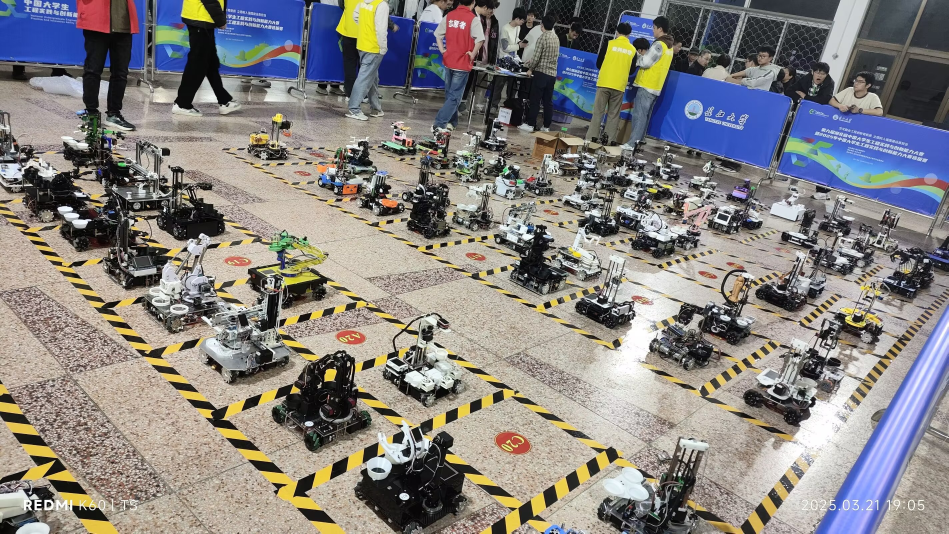
#> input picture materials/工训赛AI凸轮设计APP最新版/第九届资料/20250204 湖北省/Image_418488027470409.jpg, 2845 x 1600 px (shown at 1/3 size)
$ python -i color_segmentation.py   (imports and definitions only)
#> lines starting #> are read from the running program, lines starting #| are printed output that depends on the picture; after the words box and inside, x2 and y2 are one past the last pixel; in counts of white or black regions, pixels touching at a corner belong together
#> further down, picture is the input picture: shape (1600, 2845, 3); mean B, G, R 128.1, 130.3, 133.8
import numpy as np
import matplotlib.pyplot as plt
from matplotlib.image import imread
import os
from scipy import ndimage
from matplotlib.widgets import Slider

# 导入生成随机红色色块的函数
try:
    from random_red_blocks import generate_random_red_blocks
except ImportError:
    # 如果无法导入，直接在文件中定义该函数
    import random
    # [51 lines left out: functions generate_random_red_blocks, load_image, not called in this run]

def segment_colors(image):
    """使用numpy区分图像中的红色和黄色区块，并进行去噪处理"""
    # 获取图像尺寸
    height, width, channels = image.shape
#> height = 1600; width = 2845; channels = 3

    # 将图像归一化到[0, 1]范围用于处理
    norm_image = image / 255.0

    # 定义RGB颜色阈值（归一化后的值）
    # 红色区域：R > G 且 R > B 且 R > 0.5 且 G < 0.5
    red_mask = (norm_image[:, :, 0] > norm_image[:, :, 1]) & \
               (norm_image[:, :, 0] > norm_image[:, :, 2]) & \
               (norm_image[:, :, 0] > 0.5) & \
               (norm_image[:, :, 1] < 0.5)
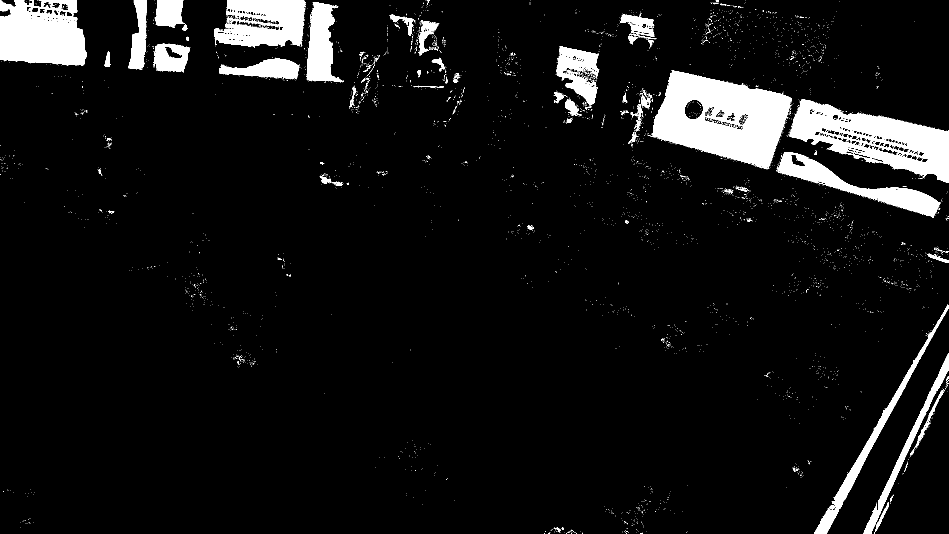
#> red_mask: shape (1600, 2845) bool (shown at 1/3 size); 7% white; 5227 white regions (5126 under 20 px), largest, box (x1, y1, x2, y2) and area: (1955, 211, 2375, 507) 73698, (2369, 298, 2845, 549) 51133, (0, 0, 259, 197) 40540

    # 黄色区域：R > 0.5, G > 0.5, B < 0.5 且 R ≈ G 且 不在红色区域内
    yellow_mask = (norm_image[:, :, 0] > 0.5) & \
                  (norm_image[:, :, 1] > 0.5) & \
                  (norm_image[:, :, 2] < 0.5) & \
                  (np.abs(norm_image[:, :, 0] - norm_image[:, :, 1]) < 0.3) & \
                  (~red_mask)
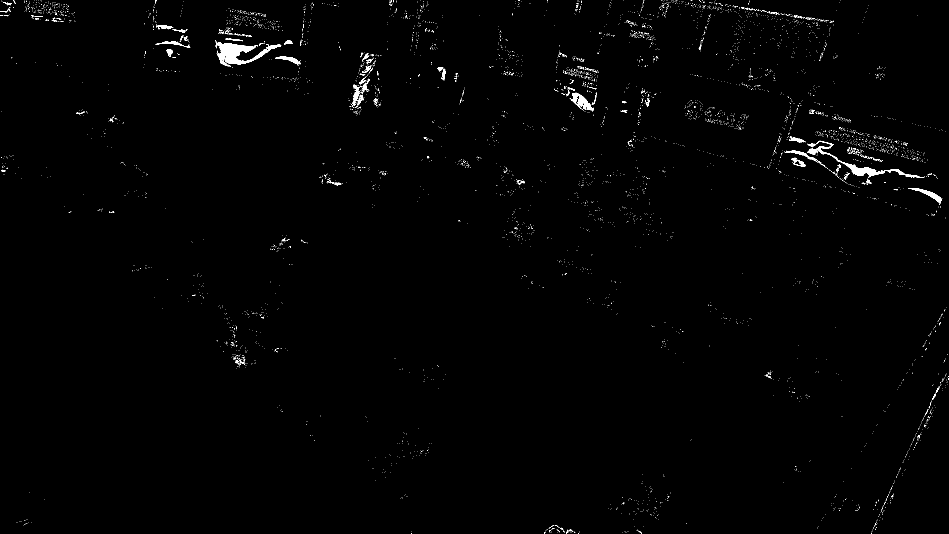
#> yellow_mask: shape (1600, 2845) bool (shown at 1/3 size); 0.64% white; 6192 white regions (6117 under 20 px), largest, box (x1, y1, x2, y2) and area: (647, 120, 844, 201) 5281, (2422, 422, 2772, 534) 3622, (1709, 278, 1781, 334) 1386

    # 去噪处理：使用形态学操作去除小噪点
    # 定义结构元素
    structure = np.ones((3, 3))

    # 对红色区域进行去噪
    red_mask = ndimage.binary_opening(red_mask, structure=structure)
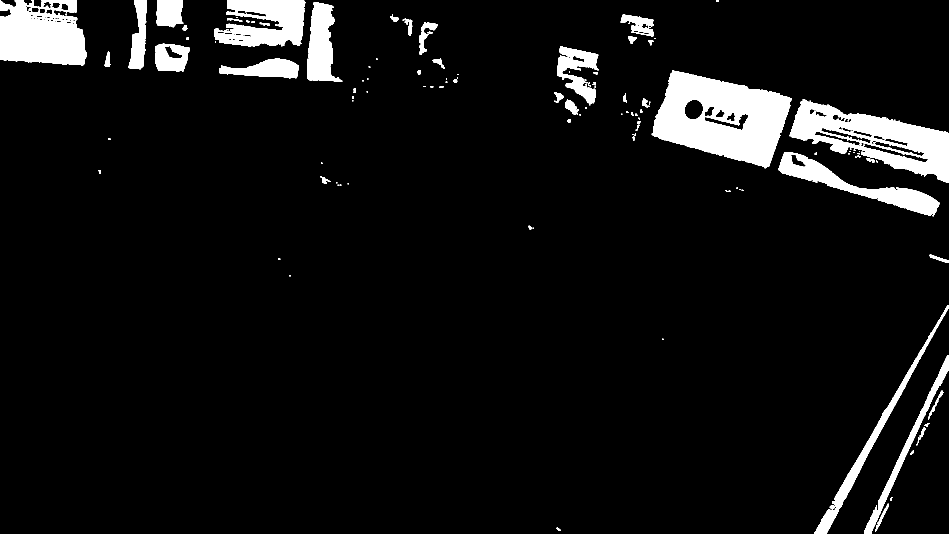
#> red_mask: shape (1600, 2845) bool (shown at 1/3 size); 6.6% white; 161 white regions (69 under 20 px), largest, box (x1, y1, x2, y2) and area: (1955, 212, 2375, 505) 73254, (2369, 298, 2845, 549) 48480, (0, 0, 259, 196) 39864
    red_mask = ndimage.binary_closing(red_mask, structure=structure)
#> red_mask: shape (1600, 2845) bool; 6.6% white; 110 white regions (37 under 20 px), largest, box (x1, y1, x2, y2) and area: (1955, 212, 2375, 505) 73394, (2369, 298, 2844, 549) 48856, (1, 1, 259, 196) 39875

    # 对黄色区域进行去噪
    yellow_mask = ndimage.binary_opening(yellow_mask, structure=structure)
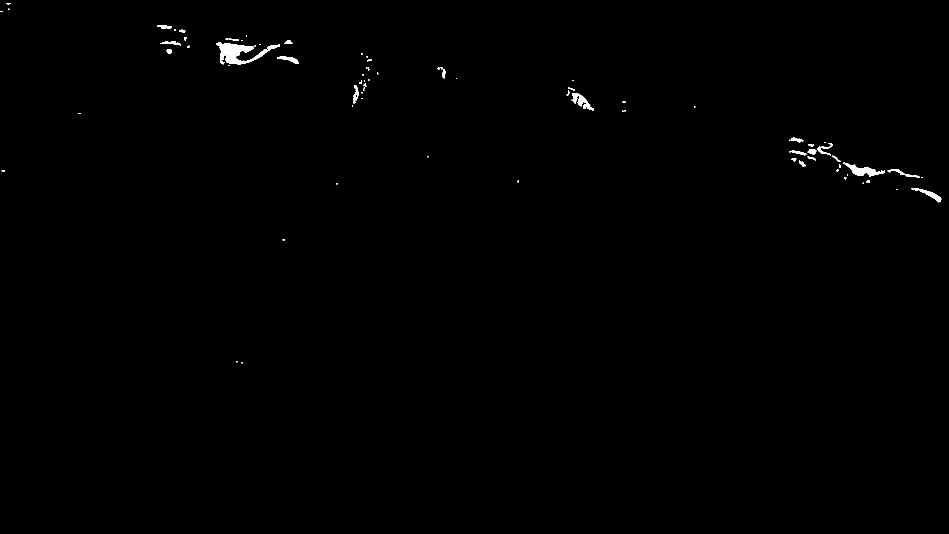
#> yellow_mask: shape (1600, 2845) bool (shown at 1/3 size); 0.33% white; 92 white regions (41 under 20 px), largest, box (x1, y1, x2, y2) and area: (648, 128, 832, 193) 4866, (2530, 488, 2655, 531) 1826, (1715, 279, 1771, 327) 1127
    yellow_mask = ndimage.binary_closing(yellow_mask, structure=structure)
#> yellow_mask: shape (1600, 2845) bool; 0.33% white; 76 white regions (32 under 20 px), largest, box (x1, y1, x2, y2) and area: (648, 128, 840, 193) 4959, (2530, 488, 2655, 531) 1847, (1715, 279, 1780, 332) 1277

    # 创建结果图像（255范围）
    result = np.zeros((height, width, 3), dtype=np.uint8)

    # 标记红色区域为红色
    result[red_mask] = [255, 0, 0]

    # 标记黄色区域为黄色
    result[yellow_mask] = [255, 255, 0]

    # 计算统计信息
    red_area = np.sum(red_mask)
#> red_area = 300820
    yellow_area = np.sum(yellow_mask)
#> yellow_area = 15151
    total_pixels = height * width
#> total_pixels = 4552000

    return result, red_mask, yellow_mask, red_area, yellow_area, total_pixels

# [171 lines left out: functions separate_channels, create_channel_images, display_combined_results, main, not called in this run]

# [2 lines not run here, left out]

>>> import cv2
>>> picture = cv2.imread('../../../materials/工训赛AI凸轮设计APP最新版/第九届资料/20250204 湖北省/Image_418488027470409.jpg')
>>> result = segment_colors(picture)
#> result = 6 items
